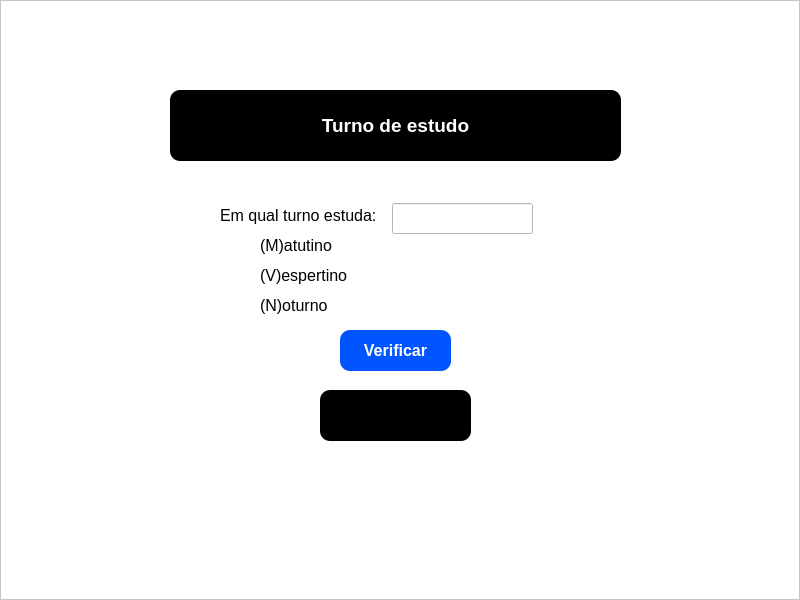
<?xml version="1.0" encoding="UTF-8"?>
<ui version="4.0">
 <class>MainWindow</class>
 <widget class="QMainWindow" name="MainWindow">
  <property name="geometry">
   <rect>
    <x>0</x>
    <y>0</y>
    <width>800</width>
    <height>600</height>
   </rect>
  </property>
  <property name="windowTitle">
   <string>MainWindow</string>
  </property>
  <widget class="QWidget" name="centralwidget">
   <layout class="QHBoxLayout" name="horizontalLayout">
    <property name="spacing">
     <number>0</number>
    </property>
    <property name="leftMargin">
     <number>0</number>
    </property>
    <property name="topMargin">
     <number>0</number>
    </property>
    <property name="rightMargin">
     <number>0</number>
    </property>
    <property name="bottomMargin">
     <number>0</number>
    </property>
    <item>
     <widget class="QFrame" name="frame">
      <property name="styleSheet">
       <string notr="true">background-color: #FFF;</string>
      </property>
      <property name="frameShape">
       <enum>QFrame::StyledPanel</enum>
      </property>
      <property name="frameShadow">
       <enum>QFrame::Raised</enum>
      </property>
      <widget class="QLabel" name="label">
       <property name="geometry">
        <rect>
         <x>170</x>
         <y>90</y>
         <width>451</width>
         <height>71</height>
        </rect>
       </property>
       <property name="font">
        <font>
         <family>Arial</family>
         <pointsize>14</pointsize>
         <weight>75</weight>
         <bold>true</bold>
        </font>
       </property>
       <property name="styleSheet">
        <string notr="true">background-color: #000;
color: #FFF;
border-radius: 10px;</string>
       </property>
       <property name="text">
        <string>Turno de estudo</string>
       </property>
       <property name="alignment">
        <set>Qt::AlignCenter</set>
       </property>
      </widget>
      <widget class="QLabel" name="label_2">
       <property name="geometry">
        <rect>
         <x>220</x>
         <y>200</y>
         <width>171</width>
         <height>31</height>
        </rect>
       </property>
       <property name="font">
        <font>
         <pointsize>12</pointsize>
        </font>
       </property>
       <property name="text">
        <string>Em qual turno estuda:</string>
       </property>
      </widget>
      <widget class="QLineEdit" name="lineEdit">
       <property name="geometry">
        <rect>
         <x>392</x>
         <y>203</y>
         <width>141</width>
         <height>31</height>
        </rect>
       </property>
      </widget>
      <widget class="QLabel" name="label_verificar">
       <property name="geometry">
        <rect>
         <x>320</x>
         <y>390</y>
         <width>151</width>
         <height>51</height>
        </rect>
       </property>
       <property name="font">
        <font>
         <family>Arial</family>
         <pointsize>12</pointsize>
         <weight>75</weight>
         <bold>true</bold>
        </font>
       </property>
       <property name="styleSheet">
        <string notr="true">background-color: #000;
color: #FFF;
border-radius: 10px;</string>
       </property>
       <property name="text">
        <string/>
       </property>
       <property name="alignment">
        <set>Qt::AlignCenter</set>
       </property>
      </widget>
      <widget class="QPushButton" name="pb_verificar">
       <property name="geometry">
        <rect>
         <x>340</x>
         <y>330</y>
         <width>111</width>
         <height>41</height>
        </rect>
       </property>
       <property name="font">
        <font>
         <pointsize>12</pointsize>
         <weight>75</weight>
         <bold>true</bold>
        </font>
       </property>
       <property name="styleSheet">
        <string notr="true">background-color: #0055ff;
color: #FFF;
border-radius: 10px;</string>
       </property>
       <property name="text">
        <string>Verificar</string>
       </property>
      </widget>
      <widget class="QLabel" name="label_3">
       <property name="geometry">
        <rect>
         <x>260</x>
         <y>230</y>
         <width>81</width>
         <height>31</height>
        </rect>
       </property>
       <property name="font">
        <font>
         <pointsize>12</pointsize>
        </font>
       </property>
       <property name="text">
        <string>(M)atutino</string>
       </property>
      </widget>
      <widget class="QLabel" name="label_4">
       <property name="geometry">
        <rect>
         <x>260</x>
         <y>260</y>
         <width>91</width>
         <height>31</height>
        </rect>
       </property>
       <property name="font">
        <font>
         <pointsize>12</pointsize>
        </font>
       </property>
       <property name="text">
        <string>(V)espertino</string>
       </property>
      </widget>
      <widget class="QLabel" name="label_5">
       <property name="geometry">
        <rect>
         <x>260</x>
         <y>290</y>
         <width>91</width>
         <height>31</height>
        </rect>
       </property>
       <property name="font">
        <font>
         <pointsize>12</pointsize>
        </font>
       </property>
       <property name="text">
        <string>(N)oturno</string>
       </property>
      </widget>
     </widget>
    </item>
   </layout>
  </widget>
 </widget>
 <resources/>
 <connections/>
</ui>
